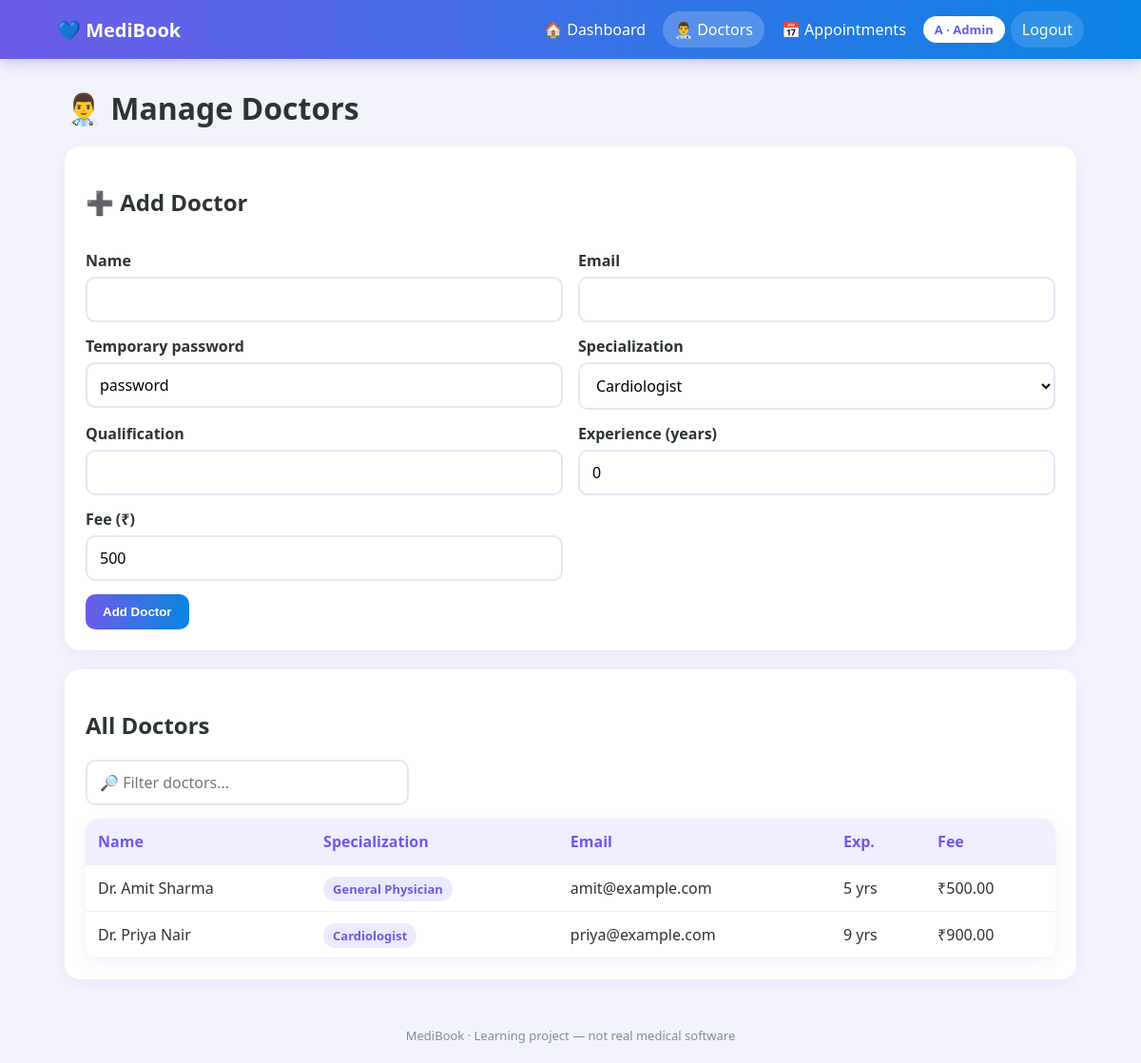
The app's page /admin_doctors.php (signed in) with its own data.
### tables this page shows
CREATE TABLE doctors (
    id INT AUTO_INCREMENT PRIMARY KEY,
    user_id INT NOT NULL UNIQUE,
    specialization_id INT NOT NULL,
    qualification VARCHAR(150) NOT NULL,
    experience INT DEFAULT 0,
    fee DECIMAL(10,2) DEFAULT 0,
    FOREIGN KEY (user_id) REFERENCES users(id) ON DELETE CASCADE,
    FOREIGN KEY (specialization_id) REFERENCES specializations(id) ON DELETE RESTRICT
);

CREATE TABLE users (
    id INT AUTO_INCREMENT PRIMARY KEY,
    name VARCHAR(100) NOT NULL,
    email VARCHAR(120) NOT NULL UNIQUE,
    password VARCHAR(255) NOT NULL,
    role ENUM('admin','doctor','patient') NOT NULL,
    created_at TIMESTAMP DEFAULT CURRENT_TIMESTAMP
);

CREATE TABLE specializations (
    id INT AUTO_INCREMENT PRIMARY KEY,
    name VARCHAR(100) NOT NULL UNIQUE
);

### includes/config.php (called while the page is built, shortened)
<?php
function e(?string $v): string { return htmlspecialchars($v ?? '', ENT_QUOTES, 'UTF-8'); }
function initials(string $name): string {
    $name = preg_replace('/^Dr\.?\s*/i', '', $name);
    $p = preg_split('/\s+/', trim($name));
    return strtoupper(substr($p[0], 0, 1) . (isset($p[1]) ? substr($p[1], 0, 1) : ''));
}

### admin_doctors.php (the view, shortened to what this page needs)
<?php
require_once 'includes/config.php';
$specs = $pdo->query('SELECT * FROM specializations ORDER BY name')->fetchAll();
$doctors = $pdo->query('SELECT d.*, u.name, u.email, s.name AS specialization FROM doctors d JOIN users u ON u.id=d.user_id JOIN specializations s ON s.id=d.specialization_id ORDER BY u.name')->fetchAll();
require 'includes/header.php';
?>
<h1>👨‍⚕️ Manage Doctors</h1>
<div class="card"><h2>➕ Add Doctor</h2>
<form method="post"><div class="form-grid">
  <div><label>Name</label><input name="name" required></div>
  <div><label>Email</label><input type="email" name="email" required></div>
  <div><label>Temporary password</label><input name="password" value="password"></div>
  <div><label>Specialization</label><select name="specialization_id" required><?php foreach ($specs as $s): ?><option value="<?= $s['id'] ?>"><?= e($s['name']) ?></option><?php endforeach; ?></select></div>
  <div><label>Qualification</label><input name="qualification" required></div>
  <div><label>Experience (years)</label><input type="number" name="experience" min="0" value="0"></div>
  <div><label>Fee (₹)</label><input type="number" step="0.01" name="fee" min="0" value="500"></div>
</div><button>Add Doctor</button></form></div>
<div class="card"><h2>All Doctors</h2>
<input class="table-search" data-search="#tbl" placeholder="🔎 Filter doctors…">
<div class="table-wrap"><table id="tbl"><tr><th>Name</th><th>Specialization</th><th>Email</th><th>Exp.</th><th>Fee</th></tr>
<?php foreach ($doctors as $d): ?><tr><td><?= e($d['name']) ?></td><td><span class="tag"><?= e($d['specialization']) ?></span></td><td><?= e($d['email']) ?></td><td><?= (int)$d['experience'] ?> yrs</td><td>₹<?= number_format((float)$d['fee'],2) ?></td></tr><?php endforeach; ?></table></div></div>
<?php require 'includes/footer.php'; ?>

### includes/header.php (shortened to what this page needs)
<?php
require_once __DIR__ . '/config.php';
$role = $_SESSION['user']['role'] ?? '';
$links = [
  'patient' => [['dashboard.php','🏠','Dashboard'],['doctors.php','🩺','Find Doctor'],['my_appointments.php','📅','My Appointments']],
  'doctor'  => [['dashboard.php','🏠','Dashboard'],['doctor_appointments.php','📋','Appointments']],
  'admin'   => [['dashboard.php','🏠','Dashboard'],['admin_doctors.php','👨‍⚕️','Doctors'],['admin_appointments.php','📅','Appointments']],
][$role] ?? [];
$current = basename($_SERVER['SCRIPT_NAME']);
?>
<!doctype html>
<html lang="en"><head>
<link rel="stylesheet" href="assets/css/style.css">
</head><body>
<header class="topbar">
  <a class="brand" href="dashboard.php">💙 MediBook</a>
  <nav>
    <?php foreach ($links as [$href,$icon,$label]): ?>
      <a href="<?= $href ?>" class="<?= $current === $href ? 'active' : '' ?>"><?= $icon ?> <?= $label ?></a>
    <?php endforeach; ?>
    <span class="user-chip"><?= e(initials($_SESSION['user']['name'])) ?> · <?= e(ucfirst($role)) ?></span>
    <a href="logout.php" class="logout">Logout</a>
  </nav>
</header>
<main class="container">

### includes/footer.php (shortened to what this page needs)
</main>
<footer class="footer">MediBook · Learning project — not real medical software</footer>
</body></html>

### assets/css/style.css (style rules this page uses)
:root { --primary:#6c5ce7;--primary2:#0984e3;--green:#00b894;--orange:#fdcb6e;--pink:#fd79a8;--red:#e17055;--bg:#f3f4fb;--text:#2d3436;--muted:#7f8c9a }
* { box-sizing:border-box }
body { margin:0;font-family:'Segoe UI',system-ui,Arial,sans-serif;background:var(--bg);color:var(--text) }
a { color:var(--primary);text-decoration:none }
h1 { margin:.2em 0 .6em }
.topbar { background:linear-gradient(90deg,var(--primary),var(--primary2));color:#fff;padding:12px 5%;display:flex;justify-content:space-between;align-items:center;position:sticky;top:0;z-index:10;box-shadow:0 4px 15px #6c5ce755 }
.brand { color:#fff;font-weight:800;font-size:20px }
.topbar nav { display:flex;gap:6px;align-items:center;flex-wrap:wrap }
.topbar nav a { color:#fff;padding:8px 12px;border-radius:20px;transition:.2s }
.topbar nav a:hover,.topbar nav a.active { background:#ffffff33;text-decoration:none }
.user-chip { background:#fff;color:var(--primary);padding:5px 12px;border-radius:20px;font-size:13px;font-weight:700 }
.logout { background:#ffffff22 }
.container { max-width:1100px;margin:30px auto;padding:0 18px;min-height:70vh;animation:fade .4s }
.footer { text-align:center;color:var(--muted);padding:20px;font-size:13px }
.card { background:#fff;padding:22px;border-radius:16px;box-shadow:0 4px 18px #6c5ce714;margin-bottom:20px }
label { display:block;font-weight:600;margin:14px 0 6px }
input,select,textarea { width:100%;padding:11px 13px;border:2px solid #e3e6f3;border-radius:10px;font:inherit;background:#fff;transition:.2s }
button,.button { display:inline-block;border:0;background:linear-gradient(90deg,var(--primary),var(--primary2));color:#fff;padding:11px 18px;border-radius:10px;cursor:pointer;margin-top:14px;font-weight:600;transition:.2s }
.table-search { max-width:340px;margin-bottom:14px }
.tag { background:#eceaff;color:var(--primary);padding:4px 10px;border-radius:20px;font-size:13px;font-weight:700 }
.table-wrap { overflow-x:auto;background:#fff;border-radius:14px;box-shadow:0 4px 18px #6c5ce714 }
table { width:100%;border-collapse:collapse }
th,td { padding:13px;border-bottom:1px solid #eef0f8;text-align:left;white-space:nowrap }
th { background:#f0eeff;color:var(--primary) }
.form-grid { display:grid;grid-template-columns:repeat(2,1fr);gap:0 16px }

### records on screen
doctors: user.name "Dr. Amit Sharma", specialization.name "General Physician", user.email "amit@example.com", experience "5", fee "500.00"
doctors: user.name "Dr. Priya Nair", specialization.name "Cardiologist", user.email "priya@example.com", experience "9", fee "900.00"

### other values on screen
$icon "🏠"
$label "Dashboard"
$icon "👨‍⚕️"
$label "Doctors"
$icon "📅"
$label "Appointments"
initials($_SESSION['user']['name']) "A"
$role "Admin"
form field specialization_id "Cardiologist"
